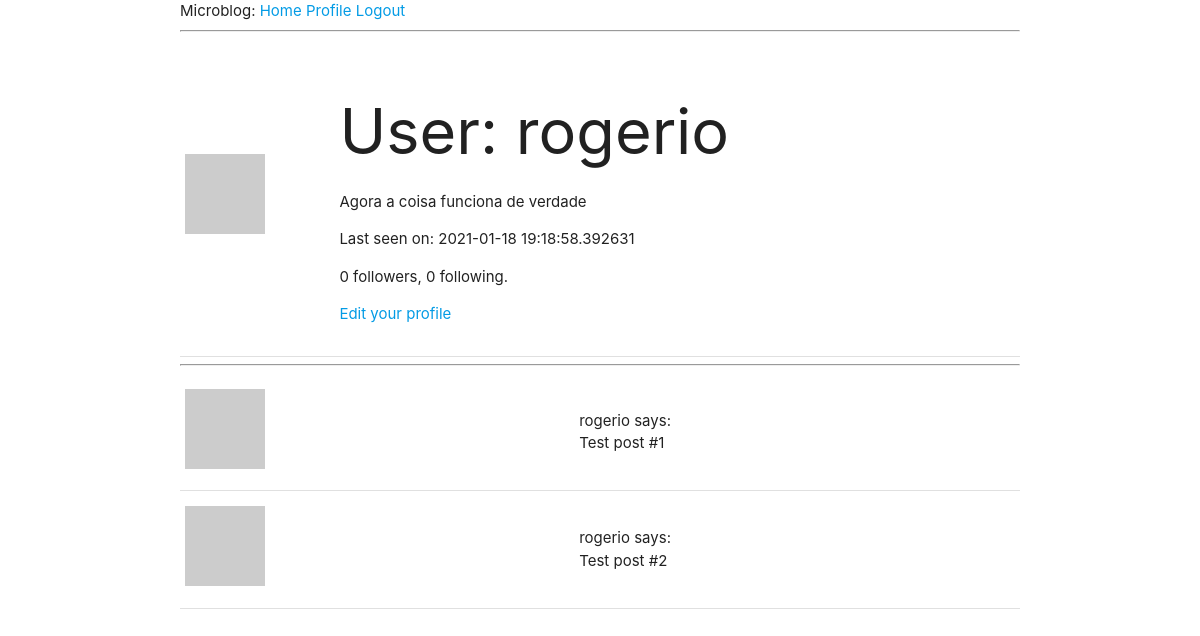
/user/rogerio (signed in), run on an earlier commit of the app's database.
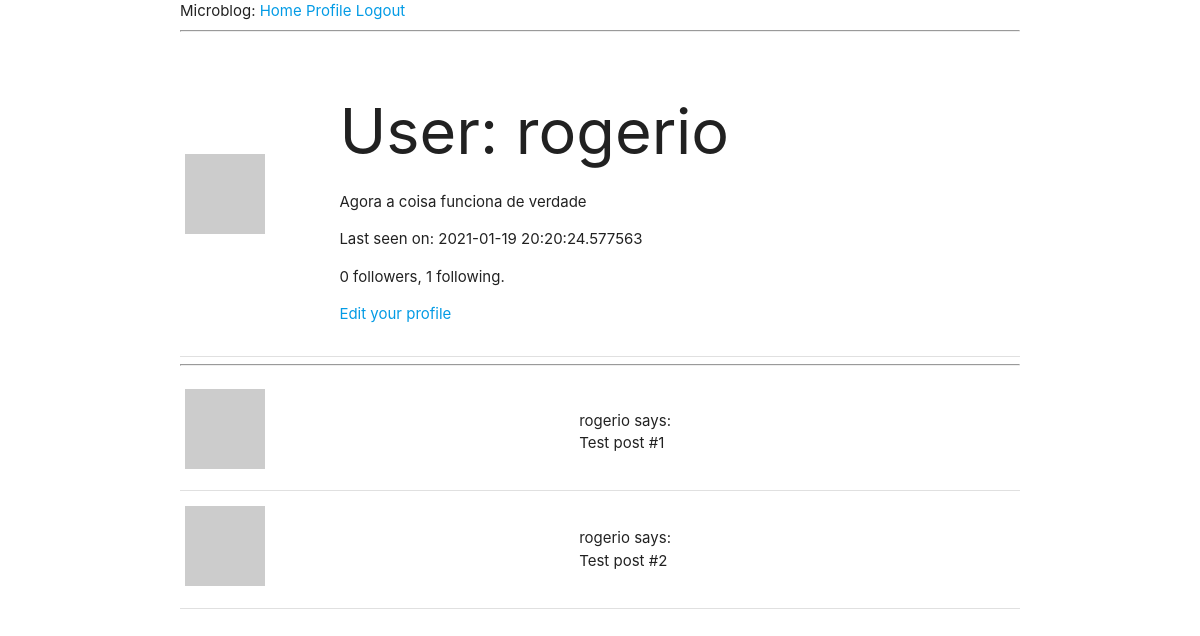
And on a later commit of the database.
### app/models.py (models this page shows, shortened)
class User(UserMixin, db.Model):
    id = db.Column(db.Integer, primary_key=True)
    username = db.Column(db.String(64), index=True, unique=True)
    email = db.Column(db.String(120), index=True, unique=True)
    password_hash = db.Column(db.String(128))
    posts = db.relationship('Post', backref='author', lazy='dynamic')
    about_me = db.Column(db.String(140))
    last_seen = db.Column(db.DateTime, default=datetime.utcnow)
    followed = db.relationship(
        'User', secondary=followers,
        primaryjoin=(followers.c.follower_id == id),
        secondaryjoin=(followers.c.followed_id == id),
        backref=db.backref('followers', lazy='dynamic'), lazy='dynamic'
    )
    def avatar(self, size):
        digest = md5(self.email.lower().encode('utf-8')).hexdigest()
        return 'https://www.gravatar.com/avatar/{}?d=identicon&s={}'.format(digest, size)

### app/routes.py (the view)
@app.route('/user/<username>')
@login_required
def user(username):
    user = User.query.filter_by(username=username).first_or_404()
    posts = [
        {'author': user, 'body': 'Test post #1'},
        {'author': user, 'body': 'Test post #2'}
    ]
    form = EmptyForm()
    return render_template('user.html', user=user, posts=posts, form=form)

### app/models.py (called while the page is built)
@login.user_loader
def load_user(id):
    return User.query.get(int(id))

### app/routes.py (called while the page is built)
@app.before_request
def before_request():
    if current_user.is_authenticated:
        current_user.last_seen = datetime.utcnow()
        db.session.commit()

### app/templates/user.html (shortened to what this page needs)
{% extends "base.html" %}
{% block content %}
    <table>
        <tr valign="top">
            <td><img src="{{ user.avatar(128) }}"</td>
            <td>
                <h1>User: {{ user.username }}</h1>
                {% if user.about_me %}<p>{{ user.about_me }}</p>{% endif %}
                {% if user.last_seen %}<p>Last seen on: {{ user.last_seen }}</p>{% endif %}
                <p>{{ user.followers.count() }} followers, {{ user.followed.count() }} following.</p>
                {% if user == current_user %}
                    <p><a href="{{ url_for('edit_profile') }}">Edit your profile</a></p>
                    {% endif %}
            </td>
        </tr>
    </table>
    <hr>
    {% for post in posts %}
        {% include '_post.html' %}
    {% endfor %}
{% endblock %}

### app/templates/base.html (shortened to what this page needs)
<!DOCTYPE html>
  <html>
    <head>
      <link rel="stylesheet" href="https://cdnjs.cloudflare.com/ajax/libs/materialize/1.0.0/css/materialize.min.css">
    </head>
    <body>
        <div class="container">
            <div class="row">
                <div>Microblog:
                    <a href="{{ url_for('index') }}">Home</a>
                    {% if current_user.is_anonymous %}
                    <a href="{{ url_for('login') }}">Login</a>
                    {% else %}
                    <a href="{{ url_for('user', username=current_user.username) }}">Profile</a>
                    <a href="{{ url_for('logout') }}">Logout</a>
                    {% endif %}
                </div>
                <hr>
                {% block content %}{% endblock %}
            </div>
        </div>
        </body>
</html>

### app/templates/_post.html
<table class="highlight">
    <tr valign="top">
        <td><img src="{{ post.author.avatar(36) }}"></td>
        <td>{{ post.author.username }} says:<br>{{ post.body }}</td>
    </tr>
</table>

What changed in the data, as far as the page shows it:
changed User "rogerio": last_seen "2021-01-18 19:18:58.392631" → "2021-01-19 20:20:24.577563"
Also different on the page:
{{ user.followed.count() }}: "0" → "1"
